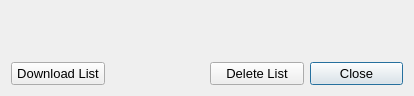
<?xml version="1.0" encoding="UTF-8"?>
<ui version="4.0">
 <class>unfinished_downloads_dialog</class>
 <widget class="QDialog" name="unfinished_downloads_dialog">
  <property name="geometry">
   <rect>
    <x>0</x>
    <y>0</y>
    <width>414</width>
    <height>96</height>
   </rect>
  </property>
  <property name="font">
   <font>
    <pointsize>10</pointsize>
   </font>
  </property>
  <property name="windowTitle">
   <string>Unfinished Downloads</string>
  </property>
  <property name="windowIcon">
   <iconset>
    <normaloff>../Resources/Images/RedditDownloaderIcon.png</normaloff>../Resources/Images/RedditDownloaderIcon.png</iconset>
  </property>
  <layout class="QGridLayout" name="gridLayout_2">
   <item row="0" column="0" colspan="4">
    <layout class="QGridLayout" name="gridLayout">
     <item row="0" column="0">
      <widget class="QLabel" name="label">
       <property name="text">
        <string/>
       </property>
      </widget>
     </item>
    </layout>
   </item>
   <item row="1" column="3">
    <widget class="QPushButton" name="close_and_keep_button">
     <property name="toolTip">
      <string>Closes this dialog but does not erase the list of unfinished downloads.  More unfinished downloads will be added to the list if another download is canceled</string>
     </property>
     <property name="text">
      <string>Close</string>
     </property>
    </widget>
   </item>
   <item row="1" column="2">
    <widget class="QPushButton" name="close_and_delete_button">
     <property name="toolTip">
      <string>Closes this dialog and deletes the unfinished downloads list</string>
     </property>
     <property name="text">
      <string>Delete List</string>
     </property>
    </widget>
   </item>
   <item row="1" column="0">
    <widget class="QPushButton" name="download_button">
     <property name="toolTip">
      <string>Closes this dialog and downloads the unfinished downloads list</string>
     </property>
     <property name="text">
      <string>Download List</string>
     </property>
    </widget>
   </item>
  </layout>
 </widget>
 <resources/>
 <connections/>
</ui>
